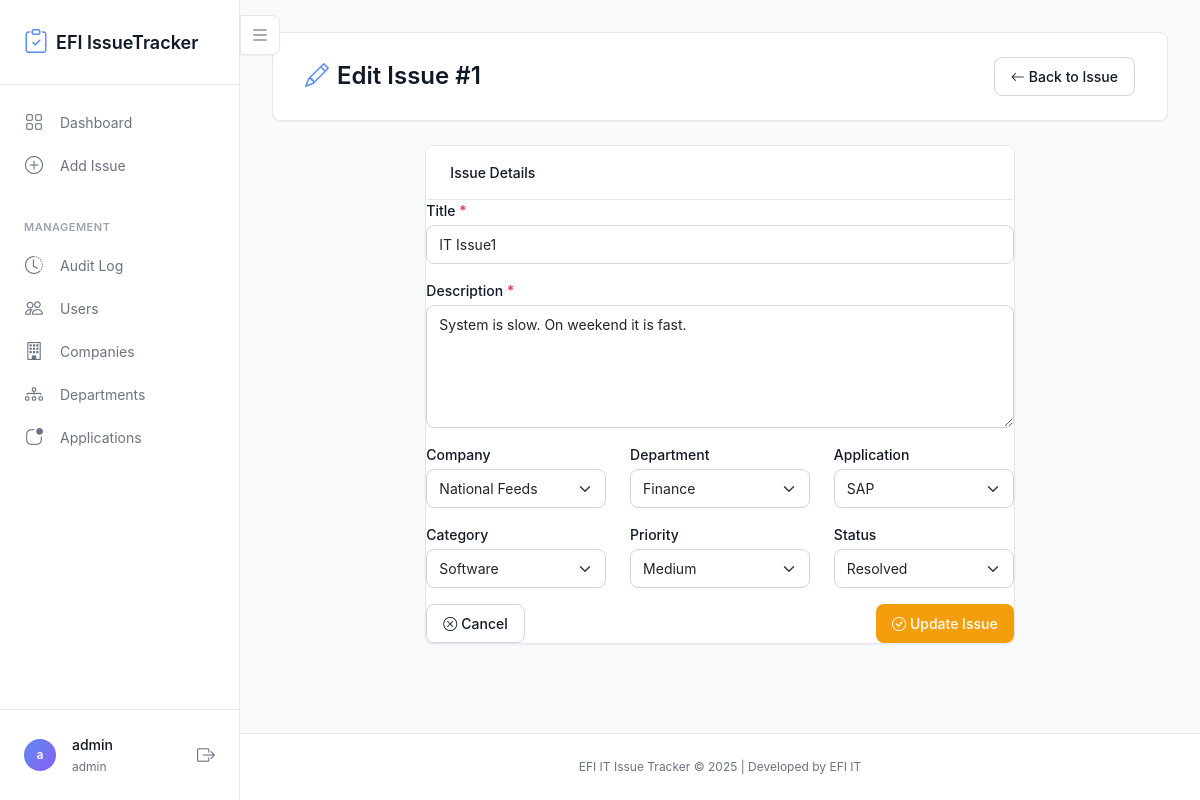
/issue/1/edit (signed in), run on the app's committed database.
### tables this page shows
CREATE TABLE users (
                id INTEGER PRIMARY KEY AUTOINCREMENT,
                username TEXT UNIQUE NOT NULL,
                password_hash TEXT NOT NULL,
                role TEXT NOT NULL CHECK(role IN ('admin', 'viewer')),
                created_at TIMESTAMP DEFAULT CURRENT_TIMESTAMP
            );

CREATE TABLE issues (
                id INTEGER PRIMARY KEY AUTOINCREMENT,
                title TEXT NOT NULL,
                description TEXT NOT NULL,
                category TEXT NOT NULL CHECK(category IN ('Hardware', 'Software', 'Network', 'Security', 'Other')),
                priority TEXT NOT NULL CHECK(priority IN ('Low', 'Medium', 'High', 'Critical')),
                status TEXT NOT NULL CHECK(status IN ('Open', 'In Progress', 'Resolved', 'Closed')),
                assigned_to TEXT,
                created_by TEXT NOT NULL,
                created_at TIMESTAMP DEFAULT CURRENT_TIMESTAMP,
                updated_at TIMESTAMP DEFAULT CURRENT_TIMESTAMP
            , company TEXT, department TEXT, application TEXT);

CREATE TABLE companies (
                id INTEGER PRIMARY KEY AUTOINCREMENT,
                name TEXT UNIQUE NOT NULL,
                created_at TIMESTAMP DEFAULT CURRENT_TIMESTAMP
            );

CREATE TABLE departments (
                id INTEGER PRIMARY KEY AUTOINCREMENT,
                name TEXT UNIQUE NOT NULL,
                created_at TIMESTAMP DEFAULT CURRENT_TIMESTAMP
            );

CREATE TABLE applications (
                id INTEGER PRIMARY KEY AUTOINCREMENT,
                name TEXT UNIQUE NOT NULL,
                created_at TIMESTAMP DEFAULT CURRENT_TIMESTAMP
            );

### app.py (the view, shortened to what this page needs)
@app.route('/issue/<int:issue_id>/edit', methods=['GET', 'POST'])
@login_required
@admin_required
def edit_issue(issue_id):
    issue = Issue.get_by_id(issue_id)
    if not issue:
        flash('Issue not found.', 'danger')
        return redirect(url_for('dashboard'))
    companies = Company.get_all()
    departments = Department.get_all()
    applications = Application.get_all()
    return render_template('edit_issue.html', issue=issue, companies=companies, departments=departments, applications=applications)

### app.py (called while the page is built)
@login_manager.user_loader
def load_user(user_id):
    user_data = User.get_by_id(int(user_id))
    if user_data:
        return FlaskUser(user_data)
    return None

def admin_required(f):
    @wraps(f)
    def decorated_function(*args, **kwargs):
        if not current_user.is_authenticated or not current_user.is_admin():
            flash('You need admin privileges to access this page.', 'danger')
            return redirect(url_for('dashboard'))
        return f(*args, **kwargs)
    return decorated_function

    def is_admin(self):
        return self.role == 'admin'

### models.py (called while the page is built)
    @staticmethod
    def get_by_id(user_id, db_path='issue_tracker.db'):
        conn = sqlite3.connect(db_path)
        conn.row_factory = sqlite3.Row
        cursor = conn.cursor()
        cursor.execute('SELECT * FROM users WHERE id = ?', (user_id,))
        user = cursor.fetchone()
        conn.close()
        return dict(user) if user else None

    @staticmethod
    def get_by_id(issue_id, db_path='issue_tracker.db'):
        conn = sqlite3.connect(db_path)
        conn.row_factory = sqlite3.Row
        cursor = conn.cursor()
        cursor.execute('SELECT * FROM issues WHERE id = ?', (issue_id,))
        issue = cursor.fetchone()
        conn.close()
        return dict(issue) if issue else None

    @staticmethod
    def get_all(db_path='issue_tracker.db'):
        conn = sqlite3.connect(db_path)
        conn.row_factory = sqlite3.Row
        cursor = conn.cursor()
        cursor.execute('SELECT * FROM companies ORDER BY name')
        companies = cursor.fetchall()
        conn.close()
        return [dict(company) for company in companies]

    @staticmethod
    def get_all(db_path='issue_tracker.db'):
        conn = sqlite3.connect(db_path)
        conn.row_factory = sqlite3.Row
        cursor = conn.cursor()
        cursor.execute('SELECT * FROM departments ORDER BY name')
        departments = cursor.fetchall()
        conn.close()
        return [dict(dept) for dept in departments]

    @staticmethod
    def get_all(db_path='issue_tracker.db'):
        conn = sqlite3.connect(db_path)
        conn.row_factory = sqlite3.Row
        cursor = conn.cursor()
        cursor.execute('SELECT * FROM applications ORDER BY name')
        applications = cursor.fetchall()
        conn.close()
        return [dict(app) for app in applications]

### templates/edit_issue.html (shortened to what this page needs)
{% extends "base.html" %}
{% block content %}
<div class="page-header">
    <h1><i class="bi bi-pencil"></i> Edit Issue #{{ issue.id }}</h1>
    <a href="{{ url_for('view_issue', issue_id=issue.id) }}" class="btn btn-secondary">
        <i class="bi bi-arrow-left"></i> Back to Issue
    </a>
</div>
<div class="row justify-content-center">
    <div class="col-md-8">
        <div class="card">
            <div class="card-header">
                Issue Details
            </div>
            <div class="card-body">
                <form method="POST" action="{{ url_for('edit_issue', issue_id=issue.id) }}">
                    <div class="mb-3">
                        <label for="title" class="form-label">Title <span class="text-danger">*</span></label>
                        <input type="text" class="form-control" id="title" name="title" value="{{ issue.title }}" required>
                    </div>
                    <div class="mb-3">
                        <label for="description" class="form-label">Description <span class="text-danger">*</span></label>
                        <textarea class="form-control" id="description" name="description" rows="5" required>{{ issue.description }}</textarea>
                    </div>
                    <div class="row">
                        <div class="col-md-4 mb-3">
                            <label for="company" class="form-label">Company</label>
                            <select class="form-select" id="company" name="company">
                                {% for company in companies %}
                                <option value="{{ company.name }}" {% if issue.company == company.name %}selected{% endif %}>{{ company.name }}</option>
                                {% endfor %}
                            </select>
                        </div>
                        <div class="col-md-4 mb-3">
                            <label for="department" class="form-label">Department</label>
                            <select class="form-select" id="department" name="department">
                                {% for dept in departments %}
                                <option value="{{ dept.name }}" {% if issue.department == dept.name %}selected{% endif %}>{{ dept.name }}</option>
                                {% endfor %}
                            </select>
                        </div>
                        <div class="col-md-4 mb-3">
                            <label for="application" class="form-label">Application</label>
                            <select class="form-select" id="application" name="application">
                                {% for app in applications %}
                                <option value="{{ app.name }}" {% if issue.application == app.name %}selected{% endif %}>{{ app.name }}</option>
                                {% endfor %}
                            </select>
                        </div>
                    </div>
                    <div class="row">
                        <div class="col-md-4 mb-3">
                            <label for="category" class="form-label">Category</label>
                            <select class="form-select" id="category" name="category" required>
                                <option value="Software" {% if issue.category == 'Software' %}selected{% endif %}>Software</option>
                            </select>
                        </div>
                        <div class="col-md-4 mb-3">
                            <label for="priority" class="form-label">Priority</label>
                            <select class="form-select" id="priority" name="priority" required>
                                <option value="Medium" {% if issue.priority == 'Medium' %}selected{% endif %}>Medium</option>
                            </select>
                        </div>
                        <div class="col-md-4 mb-3">
                            <label for="status" class="form-label">Status</label>
                            <select class="form-select" id="status" name="status" required>
                                <option value="Resolved" {% if issue.status == 'Resolved' %}selected{% endif %}>Resolved</option>
                            </select>
                        </div>
                    </div>
                    <div class="d-flex justify-content-between">
                        <a href="{{ url_for('view_issue', issue_id=issue.id) }}" class="btn btn-secondary">
                            <i class="bi bi-x-circle"></i> Cancel
                        </a>
                        <button type="submit" class="btn btn-warning">
                            <i class="bi bi-check-circle"></i> Update Issue
                        </button>
                    </div>
                </form>
            </div>
        </div>
    </div>
</div>
{% endblock %}

### templates/base.html (shortened to what this page needs)
<!DOCTYPE html>
<html lang="en">
<head>
    <link href="https://cdn.jsdelivr.net/npm/bootstrap@5.3.0/dist/css/bootstrap.min.css" rel="stylesheet">
    <link rel="stylesheet" href="https://cdn.jsdelivr.net/npm/bootstrap-icons@1.11.0/font/bootstrap-icons.css">
    <link rel="stylesheet" href="{{ url_for('static', filename='css/style.css') }}">
</head>
<body class="sidebar-loading">
    {% if current_user.is_authenticated %}
    <div class="app-container">
        <aside class="sidebar">
            <div class="sidebar-header">
                <a href="{{ url_for('dashboard') }}" class="sidebar-brand">
                    <i class="bi bi-clipboard-check"></i>
                    <span>EFI IssueTracker</span>
                </a>
            </div>
            <nav class="sidebar-nav">
                <div class="sidebar-section">
                    <ul class="sidebar-menu">
                        <li class="sidebar-menu-item">
                            <a href="{{ url_for('dashboard') }}" class="sidebar-menu-link {% if request.endpoint == 'dashboard' %}active{% endif %}">
                                <i class="bi bi-grid"></i>
                                <span>Dashboard</span>
                            </a>
                        </li>
                        {% if current_user.is_admin() %}
                        <li class="sidebar-menu-item">
                            <a href="{{ url_for('add_issue') }}" class="sidebar-menu-link {% if request.endpoint == 'add_issue' %}active{% endif %}">
                                <i class="bi bi-plus-circle"></i>
                                <span>Add Issue</span>
                            </a>
                        </li>
                        {% endif %}
                    </ul>
                </div>
                <div class="sidebar-section">
                    <div class="sidebar-section-title">Management</div>
                    <ul class="sidebar-menu">
                        <li class="sidebar-menu-item">
                            <a href="{{ url_for('audit_log') }}" class="sidebar-menu-link {% if request.endpoint == 'audit_log' %}active{% endif %}">
                                <i class="bi bi-clock-history"></i>
                                <span>Audit Log</span>
                            </a>
                        </li>
                        {% if current_user.is_admin() %}
                        <li class="sidebar-menu-item">
                            <a href="{{ url_for('manage_users') }}" class="sidebar-menu-link {% if request.endpoint == 'manage_users' %}active{% endif %}">
                                <i class="bi bi-people"></i>
                                <span>Users</span>
                            </a>
                        </li>
                        <li class="sidebar-menu-item">
                            <a href="{{ url_for('manage_companies') }}" class="sidebar-menu-link {% if request.endpoint == 'manage_companies' %}active{% endif %}">
                                <i class="bi bi-building"></i>
                                <span>Companies</span>
                            </a>
                        </li>
                        <li class="sidebar-menu-item">
                            <a href="{{ url_for('manage_departments') }}" class="sidebar-menu-link {% if request.endpoint == 'manage_departments' %}active{% endif %}">
                                <i class="bi bi-diagram-3"></i>
                                <span>Departments</span>
                            </a>
                        </li>
                        <li class="sidebar-menu-item">
                            <a href="{{ url_for('manage_applications') }}" class="sidebar-menu-link {% if request.endpoint == 'manage_applications' %}active{% endif %}">
                                <i class="bi bi-app-indicator"></i>
                                <span>Applications</span>
                            </a>
                        </li>
                        {% endif %}
                    </ul>
                </div>
            </nav>
            <div class="sidebar-footer">
                <div class="sidebar-user">
                    <div class="sidebar-user-avatar">
                        {{ current_user.username[0] }}
                    </div>
                    <div class="sidebar-user-info">
                        <span class="sidebar-user-name">{{ current_user.username }}</span>
                        <span class="sidebar-user-role">{{ current_user.role }}</span>
                    </div>
                    <a href="{{ url_for('logout') }}" class="sidebar-logout" title="Logout">
                        <i class="bi bi-box-arrow-right"></i>
                    </a>
                </div>
            </div>
        </aside>
        <div class="main-content">
            <button class="sidebar-toggle" id="sidebarToggle" title="Toggle Sidebar">
                <i class="bi bi-list"></i>
            </button>
    {% endif %}
            <main class="container">
                {% block content %}{% endblock %}
            </main>
            <footer class="footer">
                <div class="container text-center">
                    <span class="text-muted">EFI IT Issue Tracker &copy; 2025 | Developed by EFI IT</span>
                </div>
            </footer>
        {% if current_user.is_authenticated %}
        </div>
    </div>
    {% endif %}
</body>
</html>

### data on the page
users: username "a", username "admin", role "admin"
issues: id "1", title "IT Issue1", description "System is slow. On weekend it is fast.", company "National Feeds", department "Finance", application "SAP", category "Software", priority "Medium", status "Resolved"
